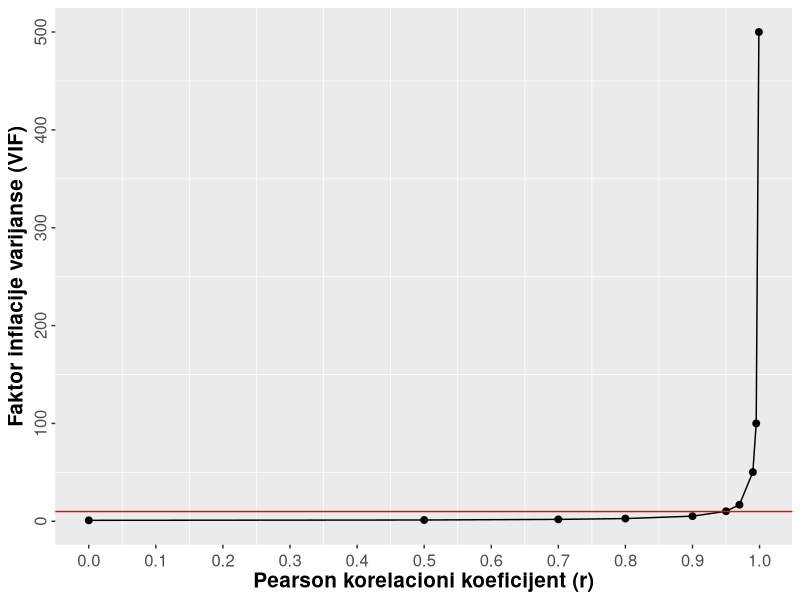

Here is the R script that generated this plot:
library(ggplot2)

cor <- c(0.0,0.5,0.7,0.8,0.9,0.95,0.97,0.99,0.995,0.999)
vif <- c(1.00,1.33,1.96,2.78,5.26,10.26,16.92,50.25,100.0,500.0)
df <- data.frame(cor,vif)

ggplot(data = df,
       aes(x = cor,
           y = vif)) +
  geom_point(size = 2.0) +
  geom_line(size = 0.5) +
  geom_hline(yintercept = 10,
             color = "red") +
  scale_x_continuous(breaks = seq(from = 0.0, to = 1.0, by = 0.1)) +
  labs(x = "Pearson korelacioni koeficijent (r)",
       y = "Faktor inflacije varijanse (VIF)") +
  theme(text = element_text(size = 13),
        axis.text.x = element_text(size = 12, hjust = 0.5, vjust = 0.5),
        axis.text.y = element_text(size = 12, hjust = 0.5, vjust = 0.5, angle = 90),
        axis.title.x = element_text(size = 15, face = "bold"),
        axis.title.y = element_text(size = 15, face = "bold"),
        panel.grid.major = element_blank())